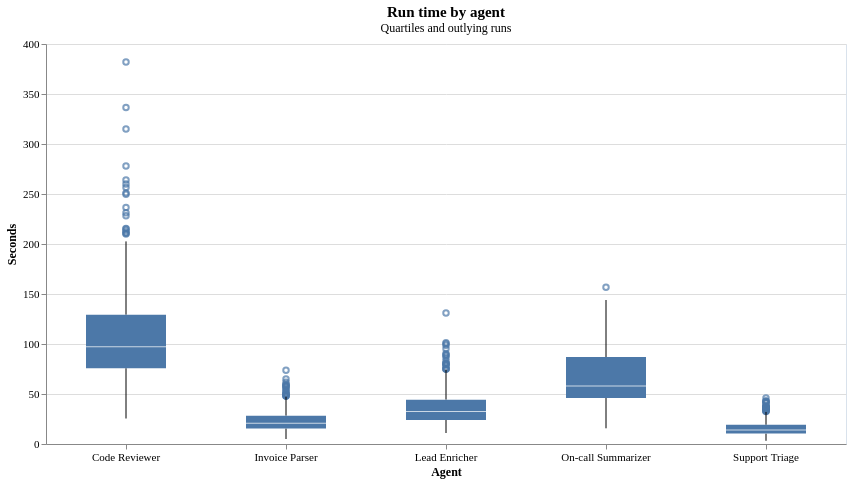

This figure's Vega-Lite source:
### Vega-Lite specification from a JSON file in a GitHub repository (floating-point values rounded to 4 significant figures; data arrays with more than 128 entries replaced by an {"elided": "..."} marker saying what was removed)
{"config": {"view": {"continuousWidth": 300, "continuousHeight": 300, "stroke": "#d9e2ec"}, "axis": {"labelAngle": 0, "labelFontSize": 11, "titleFontSize": 12, "titleFontWeight": 600, "labelFont": "Hanken Grotesk", "titleFont": "Hanken Grotesk"}, "legend": {"labelFontSize": 11, "titleFontSize": 12, "titleFontWeight": 600, "labelFont": "Hanken Grotesk", "titleFont": "Hanken Grotesk"}, "title": {"fontSize": 15, "fontWeight": 600, "subtitleFontSize": 12, "subtitleFontWeight": 400, "font": "Hanken Grotesk", "subtitleFont": "Hanken Grotesk"}}, "data": {"name": "data-3607cf371885c664d5e49a71ef4d1410"}, "mark": {"type": "boxplot", "size": 80}, "encoding": {"x": {"axis": {"labelAngle": 0}, "field": "agent", "title": "Agent", "type": "nominal"}, "y": {"field": "duration_s", "title": "Seconds", "type": "quantitative"}}, "height": 400, "title": {"text": "Run time by agent", "subtitle": "Quartiles and outlying runs"}, "width": 800, "$schema": "https://vega.github.io/schema/vega-lite/v6.4.1.json", "datasets": {"data-3607cf371885c664d5e49a71ef4d1410": {"elided": "2281 records"}}}
